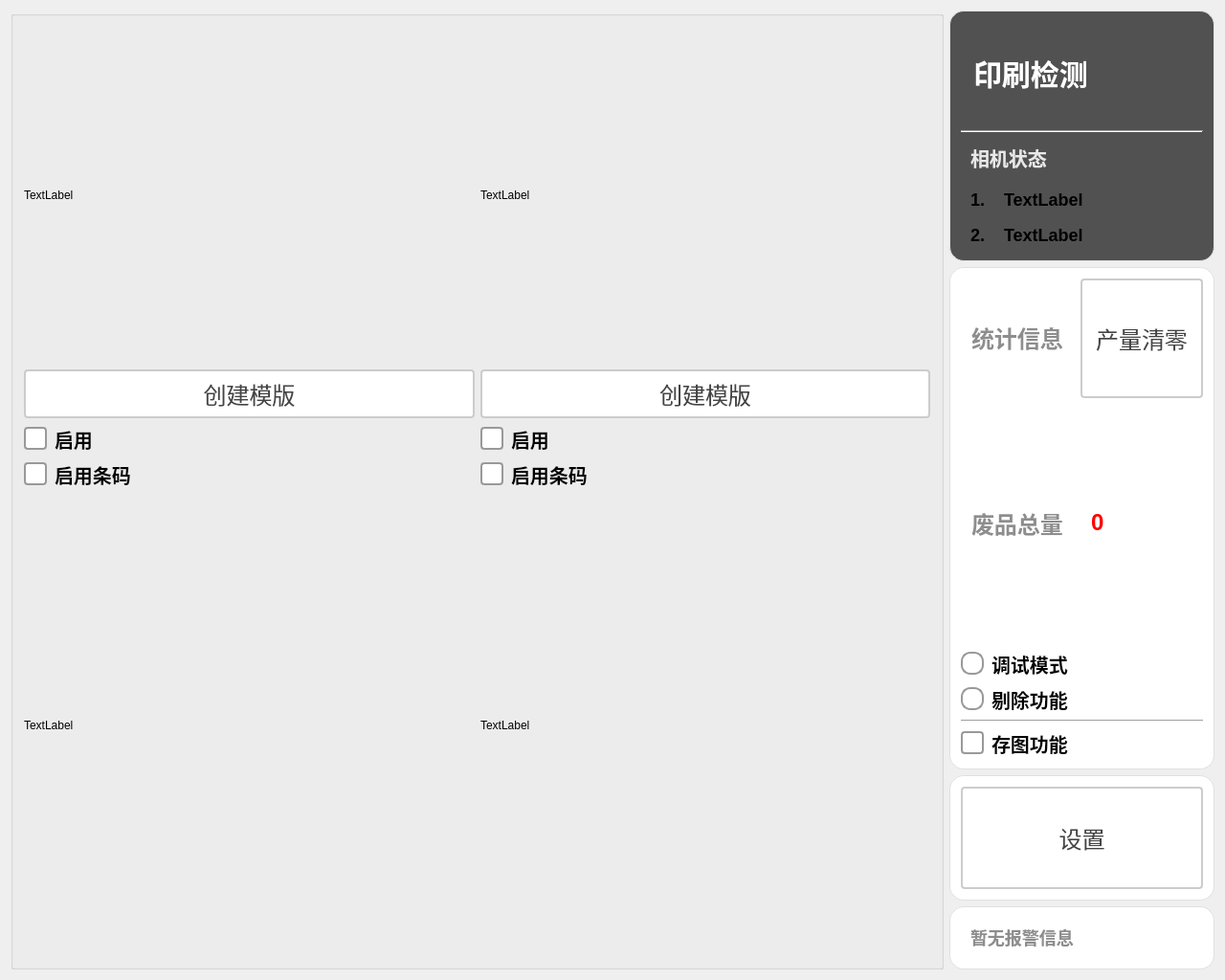
<?xml version="1.0" encoding="UTF-8"?>
<ui version="4.0">
 <class>CaiHuiPrintInspectionClass</class>
 <widget class="QMainWindow" name="CaiHuiPrintInspectionClass">
  <property name="geometry">
   <rect>
    <x>0</x>
    <y>0</y>
    <width>1280</width>
    <height>1024</height>
   </rect>
  </property>
  <property name="windowTitle">
   <string>CaiHuiPrintInspection</string>
  </property>
  <widget class="QWidget" name="centralWidget">
   <layout class="QGridLayout" name="gridLayout_2">
    <item row="0" column="0">
     <layout class="QHBoxLayout" name="horizontalLayout_5" stretch="5,1">
      <item>
       <widget class="QGroupBox" name="gBoix_ImageDisplay">
        <property name="title">
         <string/>
        </property>
        <layout class="QGridLayout" name="gridLayout_4">
         <item row="0" column="0">
          <layout class="QGridLayout" name="gridLayout">
           <item row="0" column="0">
            <layout class="QVBoxLayout" name="verticalLayout_2" stretch="5,1,1,1">
             <item>
              <widget class="QLabel" name="label_imgDisplay_1">
               <property name="sizePolicy">
                <sizepolicy hsizetype="Expanding" vsizetype="Expanding">
                 <horstretch>0</horstretch>
                 <verstretch>0</verstretch>
                </sizepolicy>
               </property>
               <property name="maximumSize">
                <size>
                 <width>999</width>
                 <height>999</height>
                </size>
               </property>
               <property name="text">
                <string>TextLabel</string>
               </property>
              </widget>
             </item>
             <item>
              <widget class="QPushButton" name="btn_createShapemodel_1">
               <property name="styleSheet">
                <string notr="true">QPushButton {
    padding: 6px 14px;
    border: 2px solid #CCC;
    border-radius: 4px;
    background-color: white;
    color: #444;
    font-size: 24px; 
}

QPushButton:hover {
    border-color: #999;
    background-color: #F5F5F5;
}

QPushButton:pressed {
    border-color: #777;
    background-color: #EEE;
}</string>
               </property>
               <property name="text">
                <string>创建模版</string>
               </property>
              </widget>
             </item>
             <item>
              <widget class="QCheckBox" name="ckb_findShapemodel_1">
               <property name="styleSheet">
                <string notr="true">QCheckBox {
    spacing: 8px;
    font-size: 20px;
    font-weight: bold;
    color: rgb(0, 0, 0);
}

/* 未选中状态 */
QCheckBox::indicator {
    width: 20px;
    height: 20px;
    border: 2px solid #999;
    border-radius: 4px;      /* 方形圆角，可改成 10px 做更圆润风格 */
    background: #ffffff;
}

/* 悬停效果 */
QCheckBox::indicator:hover {
    border: 2px solid #666;
}

/* 按下效果 */
QCheckBox::indicator:pressed {
    border: 2px solid #1565C0;
    background-color: #E3F2FD;
}

/* 选中状态 */
QCheckBox::indicator:checked {
    border: 2px solid #2196F3;
    background-color: #2196F3;
    image: none; /* 不使用默认勾选图 */
}

/* 选中时绘制“勾”效果（用渐变模拟） */
QCheckBox::indicator:checked {
    background-color: qlineargradient(
        x1:0, y1:0, x2:1, y2:1,
        stop:0 #2196F3,
        stop:1 #1E88E5
    );
}

/* 半选状态（例如父子联动时） */
QCheckBox::indicator:indeterminate {
    border: 2px solid #2196F3;
    background-color: #BBDEFB;
}

/* 禁用状态 */
QCheckBox::indicator:disabled {
    border: 2px solid #ccc;
    background: #eee;
}

QCheckBox:disabled {
    color: #999;
}

/* 选中时文字 */
QCheckBox:checked {
    color: #2196F3;
    font-weight: 500;
}</string>
               </property>
               <property name="text">
                <string>启用</string>
               </property>
              </widget>
             </item>
             <item>
              <widget class="QCheckBox" name="ckb_findCode_1">
               <property name="styleSheet">
                <string notr="true">QCheckBox {
    spacing: 8px;
    font-size: 20px;
    font-weight: bold;
    color: rgb(0, 0, 0);
}

/* 未选中状态 */
QCheckBox::indicator {
    width: 20px;
    height: 20px;
    border: 2px solid #999;
    border-radius: 4px;      /* 方形圆角，可改成 10px 做更圆润风格 */
    background: #ffffff;
}

/* 悬停效果 */
QCheckBox::indicator:hover {
    border: 2px solid #666;
}

/* 按下效果 */
QCheckBox::indicator:pressed {
    border: 2px solid #1565C0;
    background-color: #E3F2FD;
}

/* 选中状态 */
QCheckBox::indicator:checked {
    border: 2px solid #2196F3;
    background-color: #2196F3;
    image: none; /* 不使用默认勾选图 */
}

/* 选中时绘制“勾”效果（用渐变模拟） */
QCheckBox::indicator:checked {
    background-color: qlineargradient(
        x1:0, y1:0, x2:1, y2:1,
        stop:0 #2196F3,
        stop:1 #1E88E5
    );
}

/* 半选状态（例如父子联动时） */
QCheckBox::indicator:indeterminate {
    border: 2px solid #2196F3;
    background-color: #BBDEFB;
}

/* 禁用状态 */
QCheckBox::indicator:disabled {
    border: 2px solid #ccc;
    background: #eee;
}

QCheckBox:disabled {
    color: #999;
}

/* 选中时文字 */
QCheckBox:checked {
    color: #2196F3;
    font-weight: 500;
}</string>
               </property>
               <property name="text">
                <string>启用条码</string>
               </property>
              </widget>
             </item>
            </layout>
           </item>
           <item row="0" column="1">
            <layout class="QVBoxLayout" name="verticalLayout_4" stretch="5,1,1,1">
             <item>
              <widget class="QLabel" name="label_imgDisplay_2">
               <property name="sizePolicy">
                <sizepolicy hsizetype="Expanding" vsizetype="Expanding">
                 <horstretch>0</horstretch>
                 <verstretch>0</verstretch>
                </sizepolicy>
               </property>
               <property name="maximumSize">
                <size>
                 <width>999</width>
                 <height>999</height>
                </size>
               </property>
               <property name="text">
                <string>TextLabel</string>
               </property>
              </widget>
             </item>
             <item>
              <widget class="QPushButton" name="btn_createShapemodel_2">
               <property name="styleSheet">
                <string notr="true">QPushButton {
    padding: 6px 14px;
    border: 2px solid #CCC;
    border-radius: 4px;
    background-color: white;
    color: #444;
    font-size: 24px; 
}

QPushButton:hover {
    border-color: #999;
    background-color: #F5F5F5;
}

QPushButton:pressed {
    border-color: #777;
    background-color: #EEE;
}</string>
               </property>
               <property name="text">
                <string>创建模版</string>
               </property>
              </widget>
             </item>
             <item>
              <widget class="QCheckBox" name="ckb_findShapemodel_2">
               <property name="styleSheet">
                <string notr="true">QCheckBox {
    spacing: 8px;
    font-size: 20px;
    font-weight: bold;
    color: rgb(0, 0, 0);
}

/* 未选中状态 */
QCheckBox::indicator {
    width: 20px;
    height: 20px;
    border: 2px solid #999;
    border-radius: 4px;      /* 方形圆角，可改成 10px 做更圆润风格 */
    background: #ffffff;
}

/* 悬停效果 */
QCheckBox::indicator:hover {
    border: 2px solid #666;
}

/* 按下效果 */
QCheckBox::indicator:pressed {
    border: 2px solid #1565C0;
    background-color: #E3F2FD;
}

/* 选中状态 */
QCheckBox::indicator:checked {
    border: 2px solid #2196F3;
    background-color: #2196F3;
    image: none; /* 不使用默认勾选图 */
}

/* 选中时绘制“勾”效果（用渐变模拟） */
QCheckBox::indicator:checked {
    background-color: qlineargradient(
        x1:0, y1:0, x2:1, y2:1,
        stop:0 #2196F3,
        stop:1 #1E88E5
    );
}

/* 半选状态（例如父子联动时） */
QCheckBox::indicator:indeterminate {
    border: 2px solid #2196F3;
    background-color: #BBDEFB;
}

/* 禁用状态 */
QCheckBox::indicator:disabled {
    border: 2px solid #ccc;
    background: #eee;
}

QCheckBox:disabled {
    color: #999;
}

/* 选中时文字 */
QCheckBox:checked {
    color: #2196F3;
    font-weight: 500;
}</string>
               </property>
               <property name="text">
                <string>启用</string>
               </property>
              </widget>
             </item>
             <item>
              <widget class="QCheckBox" name="ckb_findCode_2">
               <property name="styleSheet">
                <string notr="true">QCheckBox {
    spacing: 8px;
    font-size: 20px;
    font-weight: bold;
    color: rgb(0, 0, 0);
}

/* 未选中状态 */
QCheckBox::indicator {
    width: 20px;
    height: 20px;
    border: 2px solid #999;
    border-radius: 4px;      /* 方形圆角，可改成 10px 做更圆润风格 */
    background: #ffffff;
}

/* 悬停效果 */
QCheckBox::indicator:hover {
    border: 2px solid #666;
}

/* 按下效果 */
QCheckBox::indicator:pressed {
    border: 2px solid #1565C0;
    background-color: #E3F2FD;
}

/* 选中状态 */
QCheckBox::indicator:checked {
    border: 2px solid #2196F3;
    background-color: #2196F3;
    image: none; /* 不使用默认勾选图 */
}

/* 选中时绘制“勾”效果（用渐变模拟） */
QCheckBox::indicator:checked {
    background-color: qlineargradient(
        x1:0, y1:0, x2:1, y2:1,
        stop:0 #2196F3,
        stop:1 #1E88E5
    );
}

/* 半选状态（例如父子联动时） */
QCheckBox::indicator:indeterminate {
    border: 2px solid #2196F3;
    background-color: #BBDEFB;
}

/* 禁用状态 */
QCheckBox::indicator:disabled {
    border: 2px solid #ccc;
    background: #eee;
}

QCheckBox:disabled {
    color: #999;
}

/* 选中时文字 */
QCheckBox:checked {
    color: #2196F3;
    font-weight: 500;
}</string>
               </property>
               <property name="text">
                <string>启用条码</string>
               </property>
              </widget>
             </item>
            </layout>
           </item>
           <item row="1" column="0">
            <layout class="QVBoxLayout" name="verticalLayout_6" stretch="5">
             <item>
              <widget class="QLabel" name="label_imgDisplay_3">
               <property name="sizePolicy">
                <sizepolicy hsizetype="Expanding" vsizetype="Expanding">
                 <horstretch>0</horstretch>
                 <verstretch>0</verstretch>
                </sizepolicy>
               </property>
               <property name="maximumSize">
                <size>
                 <width>999</width>
                 <height>999</height>
                </size>
               </property>
               <property name="text">
                <string>TextLabel</string>
               </property>
              </widget>
             </item>
            </layout>
           </item>
           <item row="1" column="1">
            <layout class="QVBoxLayout" name="verticalLayout_7" stretch="5">
             <item>
              <widget class="QLabel" name="label_imgDisplay_4">
               <property name="sizePolicy">
                <sizepolicy hsizetype="Expanding" vsizetype="Expanding">
                 <horstretch>0</horstretch>
                 <verstretch>0</verstretch>
                </sizepolicy>
               </property>
               <property name="maximumSize">
                <size>
                 <width>999</width>
                 <height>999</height>
                </size>
               </property>
               <property name="text">
                <string>TextLabel</string>
               </property>
              </widget>
             </item>
            </layout>
           </item>
          </layout>
         </item>
        </layout>
       </widget>
      </item>
      <item>
       <layout class="QVBoxLayout" name="vLayout_SideBar" stretch="8,16,4,2">
        <item>
         <widget class="QGroupBox" name="groupBox_head">
          <property name="styleSheet">
           <string notr="true">QGroupBox {
    font-size: 20px;
    font-weight: bold;
    background-color: rgb(81, 81, 81);
    border: 1px solid #e0e0e0;
    border-radius: 2px;
	border-radius: 15px
}

QGroupBox::title {
    subcontrol-origin: margin;
    left: 10px;
    padding: 0 5px;
    color: #2c3e50;
}</string>
          </property>
          <property name="title">
           <string/>
          </property>
          <layout class="QGridLayout" name="gridLayout_3">
           <item row="0" column="0">
            <layout class="QVBoxLayout" name="verticalLayout_5" stretch="1,1,1">
             <item>
              <layout class="QHBoxLayout" name="hLayout_title" stretch="3,2">
               <item>
                <widget class="QLabel" name="label_title">
                 <property name="sizePolicy">
                  <sizepolicy hsizetype="Expanding" vsizetype="Expanding">
                   <horstretch>0</horstretch>
                   <verstretch>0</verstretch>
                  </sizepolicy>
                 </property>
                 <property name="styleSheet">
                  <string notr="true">QLabel {
       font-size: 30px;        
       font-weight: bold;        
       color: rgb(255, 255, 255);         
       padding: 5px 5px;     
       border-bottom: 2px solid #cccccc; 
    }</string>
                 </property>
                 <property name="text">
                  <string>印刷检测</string>
                 </property>
                </widget>
               </item>
               <item>
                <widget class="QPushButton" name="pbtn_exit">
                 <property name="sizePolicy">
                  <sizepolicy hsizetype="Expanding" vsizetype="Expanding">
                   <horstretch>0</horstretch>
                   <verstretch>0</verstretch>
                  </sizepolicy>
                 </property>
                 <property name="styleSheet">
                  <string notr="true">QPushButton {
    color: white;
    border: none;
    border-radius: 5px;
    font-size: 14px;
    qproperty-icon: url(:/icons/closeBlack.png);  
    qproperty-iconSize: 50px 50px;
}

QPushButton:hover {
    background-color: #ff6666;
}

QPushButton:pressed {
    background-color: #cc0000;
}</string>
                 </property>
                 <property name="text">
                  <string/>
                 </property>
                 <property name="shortcut">
                  <string notr="true"/>
                 </property>
                </widget>
               </item>
              </layout>
             </item>
             <item>
              <widget class="Line" name="line_2">
               <property name="styleSheet">
                <string notr="true">QLine {
       color: rgb(194, 194, 194);       
    }</string>
               </property>
               <property name="orientation">
                <enum>Qt::Orientation::Horizontal</enum>
               </property>
              </widget>
             </item>
             <item>
              <layout class="QHBoxLayout" name="horizontalLayout_2" stretch="1">
               <item>
                <layout class="QVBoxLayout" name="verticalLayout_3" stretch="1,1,1">
                 <item>
                  <widget class="QLabel" name="label_cameraStateTitle">
                   <property name="styleSheet">
                    <string notr="true">QLabel {
       font-size: 20px;        
       font-weight: bold;        
       color: rgb(232, 232, 232);         
       padding: 5px 5px;     
       border-bottom: 2px solid #cccccc; 
    }</string>
                   </property>
                   <property name="text">
                    <string>相机状态</string>
                   </property>
                  </widget>
                 </item>
                 <item>
                  <layout class="QGridLayout" name="gLayout_cameraStates" columnminimumwidth="1,9">
                   <property name="spacing">
                    <number>0</number>
                   </property>
                   <item row="0" column="1">
                    <widget class="QLabel" name="label_camera1State">
                     <property name="sizePolicy">
                      <sizepolicy hsizetype="Preferred" vsizetype="Preferred">
                       <horstretch>0</horstretch>
                       <verstretch>0</verstretch>
                      </sizepolicy>
                     </property>
                     <property name="styleSheet">
                      <string notr="true">QLabel {
       font-size: 18px;        
       font-weight: bold;        
		padding: 5px 5px;  
    }</string>
                     </property>
                     <property name="text">
                      <string>TextLabel</string>
                     </property>
                    </widget>
                   </item>
                   <item row="0" column="0">
                    <widget class="QLabel" name="label">
                     <property name="sizePolicy">
                      <sizepolicy hsizetype="Fixed" vsizetype="Fixed">
                       <horstretch>0</horstretch>
                       <verstretch>0</verstretch>
                      </sizepolicy>
                     </property>
                     <property name="styleSheet">
                      <string notr="true">QLabel {
       font-size: 18px;        
       font-weight: bold;        
		padding: 5px 5px;  
    }</string>
                     </property>
                     <property name="text">
                      <string>1.</string>
                     </property>
                    </widget>
                   </item>
                  </layout>
                 </item>
                 <item>
                  <layout class="QGridLayout" name="gLayout_cameraStates_2" columnminimumwidth="1,9">
                   <property name="spacing">
                    <number>0</number>
                   </property>
                   <item row="0" column="1">
                    <widget class="QLabel" name="label_camera2State">
                     <property name="styleSheet">
                      <string notr="true">QLabel {
       font-size: 18px;        
       font-weight: bold;        
		padding: 5px 5px;  
    }</string>
                     </property>
                     <property name="text">
                      <string>TextLabel</string>
                     </property>
                    </widget>
                   </item>
                   <item row="0" column="0">
                    <widget class="QLabel" name="label_2">
                     <property name="sizePolicy">
                      <sizepolicy hsizetype="Fixed" vsizetype="Fixed">
                       <horstretch>0</horstretch>
                       <verstretch>0</verstretch>
                      </sizepolicy>
                     </property>
                     <property name="styleSheet">
                      <string notr="true">QLabel {
       font-size: 18px;        
       font-weight: bold;        
		padding: 5px 5px;  
    }</string>
                     </property>
                     <property name="text">
                      <string>2.</string>
                     </property>
                    </widget>
                   </item>
                  </layout>
                 </item>
                </layout>
               </item>
              </layout>
             </item>
            </layout>
           </item>
          </layout>
         </widget>
        </item>
        <item>
         <widget class="QGroupBox" name="gBox_infor">
          <property name="styleSheet">
           <string notr="true">QGroupBox {
    font-size: 20px;
    font-weight: bold;
    background-color: rgb(255, 255, 255);
    border: 1px solid #e0e0e0;
    border-radius: 2px;
	border-radius: 15px
}

QGroupBox::title {
    subcontrol-origin: margin;
    left: 10px;
    padding: 0 5px;
    color: #2c3e50;
}</string>
          </property>
          <property name="title">
           <string/>
          </property>
          <layout class="QVBoxLayout" name="verticalLayout" stretch="1,2,2,1,1,1">
           <item>
            <layout class="QHBoxLayout" name="hLayout_info" stretch="1,1">
             <item>
              <widget class="QLabel" name="label_info">
               <property name="styleSheet">
                <string notr="true">QLabel {
       font-size: 24px;        
       font-weight: bold;        
       color:  rgb(141, 141, 141);       
       padding: 5px 5px;     
       border-bottom: 2px solid #cccccc; 
    }</string>
               </property>
               <property name="text">
                <string>统计信息</string>
               </property>
               <property name="alignment">
                <set>Qt::AlignmentFlag::AlignLeading|Qt::AlignmentFlag::AlignLeft|Qt::AlignmentFlag::AlignVCenter</set>
               </property>
              </widget>
             </item>
             <item>
              <widget class="QPushButton" name="pbtn_resetProduct">
               <property name="sizePolicy">
                <sizepolicy hsizetype="Expanding" vsizetype="Expanding">
                 <horstretch>0</horstretch>
                 <verstretch>0</verstretch>
                </sizepolicy>
               </property>
               <property name="styleSheet">
                <string notr="true">QPushButton {
    padding: 6px 14px;
    border: 2px solid #CCC;
    border-radius: 4px;
    background-color: white;
    color: #444;
    font-size: 24px; 
}

QPushButton:hover {
    border-color: #999;
    background-color: #F5F5F5;
}

QPushButton:pressed {
    border-color: #777;
    background-color: #EEE;
}</string>
               </property>
               <property name="text">
                <string>产量清零</string>
               </property>
              </widget>
             </item>
            </layout>
           </item>
           <item>
            <layout class="QHBoxLayout" name="hLayout_wasteProducts" stretch="1,2">
             <item>
              <widget class="QLabel" name="label_wasteProducts">
               <property name="styleSheet">
                <string notr="true">QLabel {
       font-size: 24px;        
       font-weight: bold;        
       color:  rgb(141, 141, 141);       
       padding: 5px 5px;     
       border-bottom: 2px solid #cccccc; 
    }</string>
               </property>
               <property name="text">
                <string>废品总量</string>
               </property>
               <property name="alignment">
                <set>Qt::AlignmentFlag::AlignLeading|Qt::AlignmentFlag::AlignLeft|Qt::AlignmentFlag::AlignVCenter</set>
               </property>
              </widget>
             </item>
             <item>
              <widget class="QLabel" name="label_wasteProductsValue">
               <property name="styleSheet">
                <string notr="true">QLabel {
       font-size: 24px;        
       font-weight: bold;        
       color:   rgb(255, 0, 0);      
       padding: 5px 5px;     
       border-bottom: 2px solid #cccccc; 
    }</string>
               </property>
               <property name="text">
                <string>0</string>
               </property>
              </widget>
             </item>
            </layout>
           </item>
           <item>
            <layout class="QHBoxLayout" name="horizontalLayout_4">
             <item>
              <widget class="QRadioButton" name="rbtn_debug">
               <property name="styleSheet">
                <string notr="true">QRadioButton {
    spacing: 8px;
    font-size: 20px;
    color: #333;
    font-weight: bold;        
    color:  rgb(0, 0, 0);       

}

/* 未选中状态 */
QRadioButton::indicator {
    width: 20px;
    height: 20px;
    border-radius: 10px;
    border: 2px solid #999;
    background: #ffffff;
}

/* 悬停效果 */
QRadioButton::indicator:hover {
    border: 2px solid #666;
}

/* 选中状态 */
QRadioButton::indicator:checked {
    border: 2px solid #2196F3;
}

/* 选中时的内圆 */
QRadioButton::indicator:checked {
    background-color: qradialgradient(
        cx:0.5, cy:0.5,
        radius:0.4,
        fx:0.5, fy:0.5,
        stop:0 #2196F3,
        stop:1 transparent
    );
}

/* 禁用状态 */
QRadioButton::indicator:disabled {
    border: 2px solid #ccc;
    background: #eee;
}

/* 点击动画效果 */
QRadioButton::indicator:pressed {
    border: 2px solid #1565C0;
    background-color: qradialgradient(
        cx:0.5, cy:0.5,
        radius:0.5,
        fx:0.5, fy:0.5,
        stop:0 #BBDEFB,
        stop:1 transparent
    );
}</string>
               </property>
               <property name="text">
                <string>调试模式</string>
               </property>
              </widget>
             </item>
            </layout>
           </item>
           <item>
            <layout class="QHBoxLayout" name="hLayout_remove">
             <item>
              <widget class="QRadioButton" name="rbtn_removeFunc">
               <property name="styleSheet">
                <string notr="true">QRadioButton {
    spacing: 8px;
    font-size: 20px;
    color: #333;
    font-weight: bold;        
    color:  rgb(0, 0, 0);       

}

/* 未选中状态 */
QRadioButton::indicator {
    width: 20px;
    height: 20px;
    border-radius: 10px;
    border: 2px solid #999;
    background: #ffffff;
}

/* 悬停效果 */
QRadioButton::indicator:hover {
    border: 2px solid #666;
}

/* 选中状态 */
QRadioButton::indicator:checked {
    border: 2px solid #2196F3;
}

/* 选中时的内圆 */
QRadioButton::indicator:checked {
    background-color: qradialgradient(
        cx:0.5, cy:0.5,
        radius:0.4,
        fx:0.5, fy:0.5,
        stop:0 #2196F3,
        stop:1 transparent
    );
}

/* 禁用状态 */
QRadioButton::indicator:disabled {
    border: 2px solid #ccc;
    background: #eee;
}

/* 选中时的文字颜色 */
QRadioButton:checked {
    color: #2196F3;
    font-weight: 500;
}

/* 点击动画效果 */
QRadioButton::indicator:pressed {
    border: 2px solid #1565C0;
    background-color: qradialgradient(
        cx:0.5, cy:0.5,
        radius:0.5,
        fx:0.5, fy:0.5,
        stop:0 #BBDEFB,
        stop:1 transparent
    );
}</string>
               </property>
               <property name="text">
                <string>剔除功能</string>
               </property>
              </widget>
             </item>
            </layout>
           </item>
           <item>
            <widget class="Line" name="line">
             <property name="orientation">
              <enum>Qt::Orientation::Horizontal</enum>
             </property>
            </widget>
           </item>
           <item>
            <widget class="QCheckBox" name="ckb_saveImg">
             <property name="styleSheet">
              <string notr="true">QCheckBox {
    spacing: 8px;
    font-size: 20px;
    font-weight: bold;
    color: rgb(0, 0, 0);
}

/* 未选中状态 */
QCheckBox::indicator {
    width: 20px;
    height: 20px;
    border: 2px solid #999;
    border-radius: 4px;      /* 方形圆角，可改成 10px 做更圆润风格 */
    background: #ffffff;
}

/* 悬停效果 */
QCheckBox::indicator:hover {
    border: 2px solid #666;
}

/* 按下效果 */
QCheckBox::indicator:pressed {
    border: 2px solid #1565C0;
    background-color: #E3F2FD;
}

/* 选中状态 */
QCheckBox::indicator:checked {
    border: 2px solid #2196F3;
    background-color: #2196F3;
    image: none; /* 不使用默认勾选图 */
}

/* 选中时绘制“勾”效果（用渐变模拟） */
QCheckBox::indicator:checked {
    background-color: qlineargradient(
        x1:0, y1:0, x2:1, y2:1,
        stop:0 #2196F3,
        stop:1 #1E88E5
    );
}

/* 半选状态（例如父子联动时） */
QCheckBox::indicator:indeterminate {
    border: 2px solid #2196F3;
    background-color: #BBDEFB;
}

/* 禁用状态 */
QCheckBox::indicator:disabled {
    border: 2px solid #ccc;
    background: #eee;
}

QCheckBox:disabled {
    color: #999;
}

/* 选中时文字 */
QCheckBox:checked {
    color: #2196F3;
    font-weight: 500;
}</string>
             </property>
             <property name="text">
              <string>存图功能</string>
             </property>
            </widget>
           </item>
          </layout>
         </widget>
        </item>
        <item>
         <widget class="QGroupBox" name="gBox_set">
          <property name="styleSheet">
           <string notr="true">QGroupBox {
    font-size: 20px;
    font-weight: bold;
    background-color: rgb(255, 255, 255);
    border: 1px solid #e0e0e0;
    border-radius: 2px;
	border-radius: 15px
}

QGroupBox::title {
    subcontrol-origin: margin;
    left: 10px;
    padding: 0 5px;
    color: #2c3e50;
}</string>
          </property>
          <property name="title">
           <string/>
          </property>
          <layout class="QHBoxLayout" name="horizontalLayout_3">
           <item>
            <widget class="QPushButton" name="pbtn_set">
             <property name="sizePolicy">
              <sizepolicy hsizetype="Expanding" vsizetype="Expanding">
               <horstretch>0</horstretch>
               <verstretch>0</verstretch>
              </sizepolicy>
             </property>
             <property name="styleSheet">
              <string notr="true">QPushButton {
    padding: 6px 14px;
    border: 2px solid #CCC;
    border-radius: 4px;
    background-color: white;
    color: #444;
    font-size: 24px; 
}

QPushButton:hover {
    border-color: #999;
    background-color: #F5F5F5;
}

QPushButton:pressed {
    border-color: #777;
    background-color: #EEE;
}</string>
             </property>
             <property name="text">
              <string>设置</string>
             </property>
            </widget>
           </item>
          </layout>
         </widget>
        </item>
        <item>
         <widget class="QGroupBox" name="gBox_companyInfo">
          <property name="styleSheet">
           <string notr="true">QGroupBox {
    font-size: 20px;
    font-weight: bold;
    background-color: rgb(255, 255, 255);
    border: 1px solid #e0e0e0;
    border-radius: 2px;
	border-radius: 15px
}

QGroupBox::title {
    subcontrol-origin: margin;
    left: 10px;
    padding: 0 5px;
    color: #2c3e50;
}</string>
          </property>
          <property name="title">
           <string/>
          </property>
          <layout class="QHBoxLayout" name="horizontalLayout">
           <item>
            <widget class="QLabel" name="label_companyInfo">
             <property name="styleSheet">
              <string notr="true">QLabel {
       font-size: 18px;        
       font-weight: bold;        
       color:  rgb(141, 141, 141);       
       padding: 5px 5px;     
       border-bottom: 2px solid #cccccc; 
    }</string>
             </property>
             <property name="text">
              <string>暂无报警信息</string>
             </property>
            </widget>
           </item>
          </layout>
         </widget>
        </item>
       </layout>
      </item>
     </layout>
    </item>
   </layout>
  </widget>
 </widget>
 <layoutdefault spacing="6" margin="11"/>
 <resources/>
 <connections/>
</ui>
